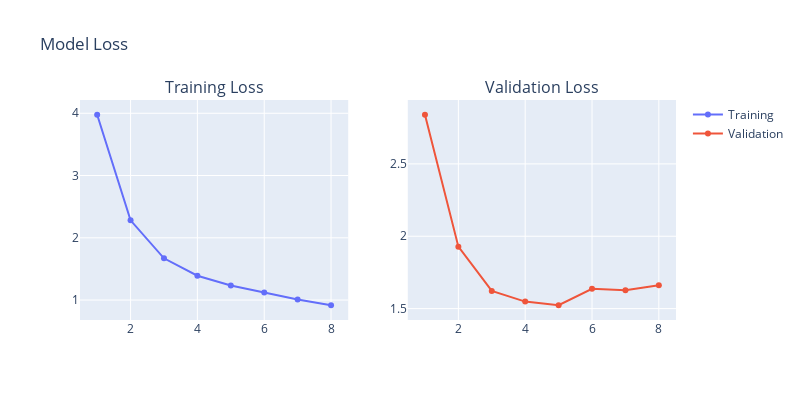

This figure's notebook cell:
### Code cell
# Model loss graph
fig = make_subplots(rows=1, cols=2, subplot_titles=('Training Loss', 'Validation Loss'))

fig.add_trace(go.Scatter(x=list(range(1, len(history1.history['loss'])+1)), y=history1.history['loss'], name='Training'), row=1, col=1)
fig.add_trace(go.Scatter(x=list(range(1, len(history1.history['val_loss'])+1)), y=history1.history['val_loss'], name='Validation'), row=1, col=2)

fig.update_layout(height=400, width=800, title_text="Model Loss")
fig.show()

### Figure 1 — Plotly figure (JSON) as saved in the notebook; plotly's stock layout.template omitted (floating-point values rounded to 4 significant figures)
{"data": [{"name": "Training", "type": "scatter", "x": [1, 2, 3, 4, 5, 6, 7, 8], "xaxis": "x", "y": [3.976, 2.281, 1.67, 1.391, 1.233, 1.121, 1.01, 0.9164], "yaxis": "y"}, {"name": "Validation", "type": "scatter", "x": [1, 2, 3, 4, 5, 6, 7, 8], "xaxis": "x2", "y": [2.839, 1.928, 1.623, 1.548, 1.523, 1.637, 1.628, 1.661], "yaxis": "y2"}], "layout": {"annotations": [{"font": {"size": 16}, "showarrow": false, "text": "Training Loss", "x": 0.225, "xanchor": "center", "xref": "paper", "y": 1, "yanchor": "bottom", "yref": "paper"}, {"font": {"size": 16}, "showarrow": false, "text": "Validation Loss", "x": 0.775, "xanchor": "center", "xref": "paper", "y": 1, "yanchor": "bottom", "yref": "paper"}], "height": 400, "title": {"text": "Model Loss"}, "width": 800, "xaxis": {"anchor": "y", "domain": [0, 0.45]}, "xaxis2": {"anchor": "y2", "domain": [0.55, 1]}, "yaxis": {"anchor": "x", "domain": [0, 1]}, "yaxis2": {"anchor": "x2", "domain": [0, 1]}}}
